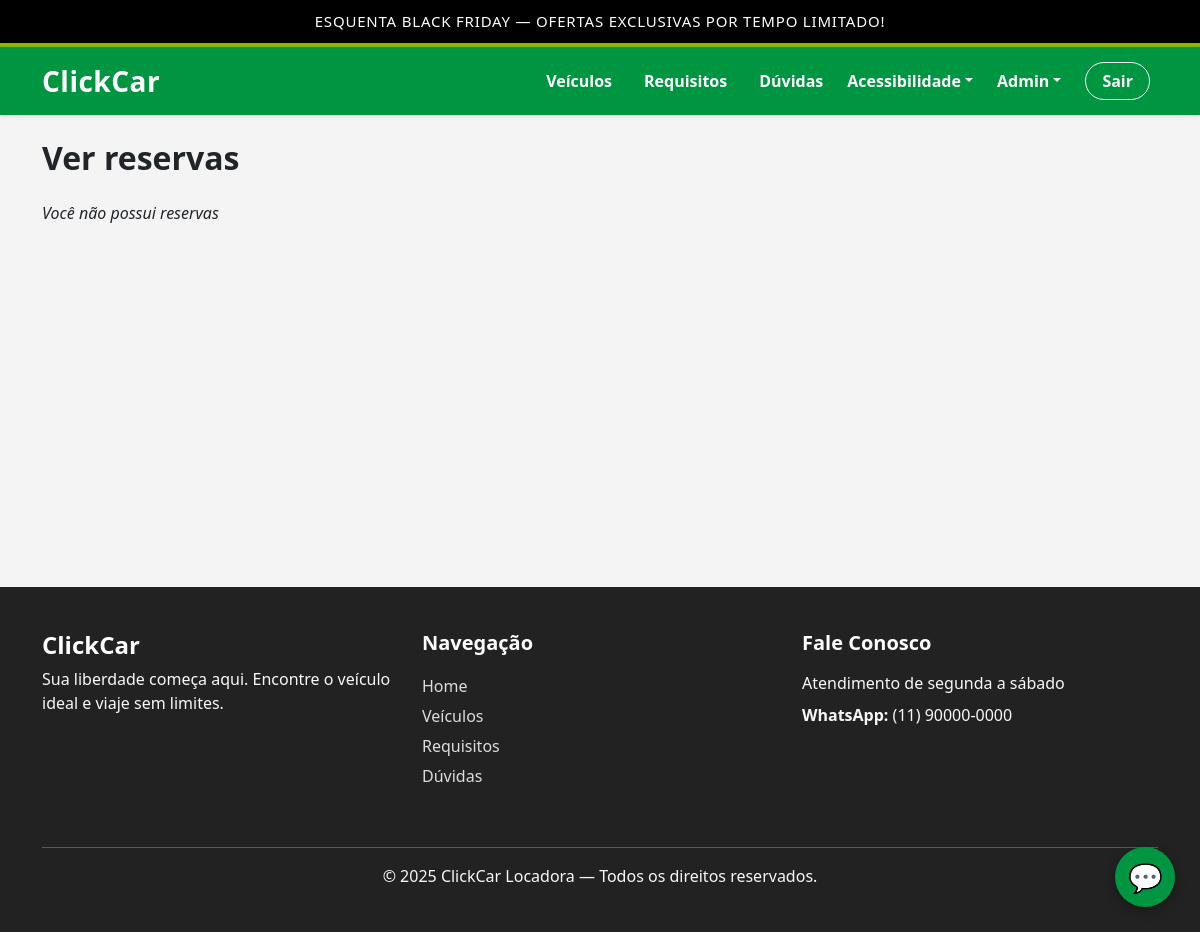
/minhasreservas/1 (signed in), run on an earlier commit of the app's database.
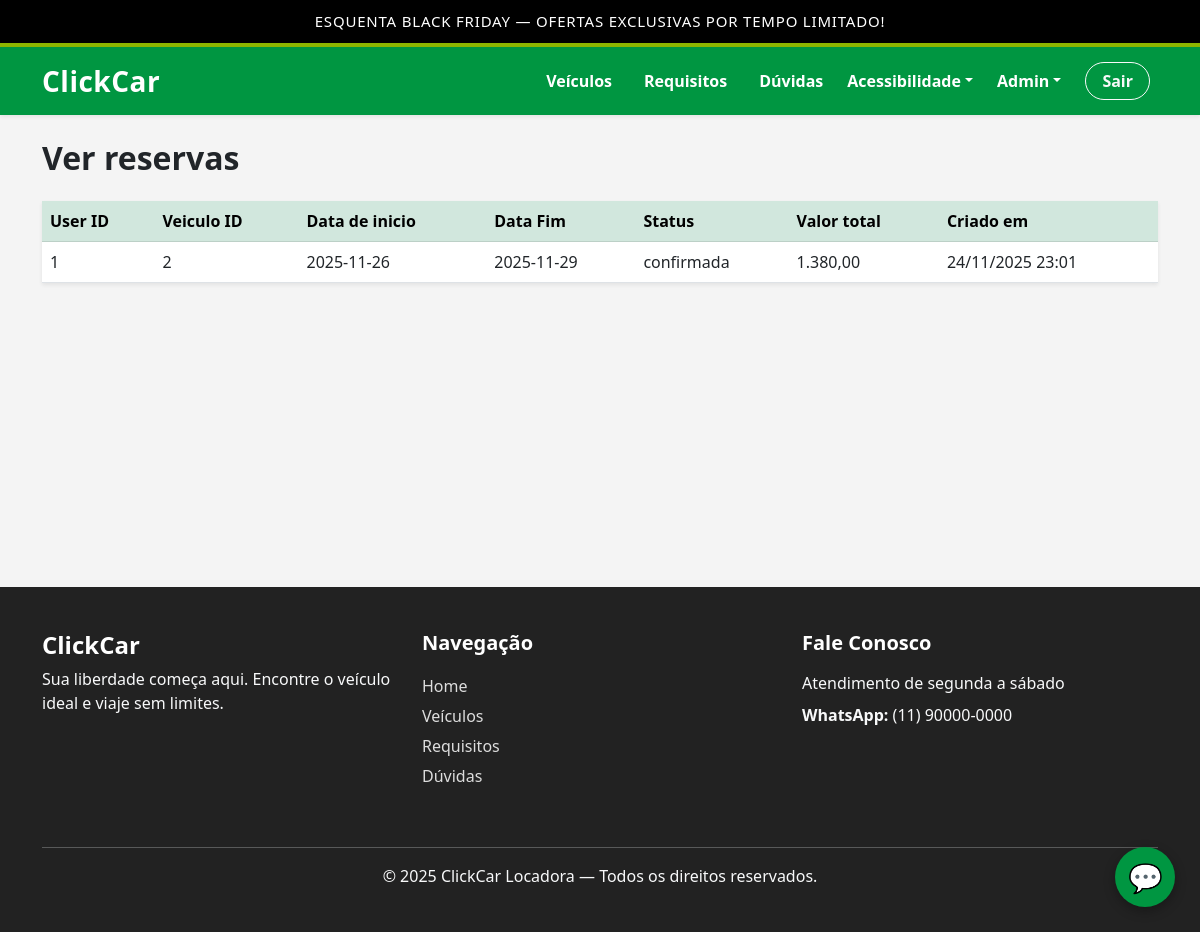
And on a later commit of the database.
### models/models.py (models this page shows)
class Reserva(db.Model):
    __tablename__ = 'reservas'
    id = db.Column(db.Integer, primary_key=True)
    user_id = db.Column(db.Integer, db.ForeignKey(
        'usuarios.id'), nullable=False)
    veiculo_id = db.Column(db.Integer, db.ForeignKey(
        'veiculos.id'), nullable=False)
    data_inicio = db.Column(db.Date, nullable=False)
    data_fim = db.Column(db.Date, nullable=False)
    status = db.Column(db.String(30), default='pendente')
    valor_total = db.Column(db.Float)
    criado_em = db.Column(db.DateTime, default=datetime.utcnow)
    veiculo = db.relationship('Veiculo', backref='reservas')

### controllers/controller.py (the view)
@main.route("/minhasreservas/<int:user_id>")
def customer_rentals(user_id):
    usuario_logado_id = logged_cliente()
    print(usuario_logado_id, user_id)
    if (str(user_id) == usuario_logado_id):
        db = SessionLocal()
        reservas = db.query(Reserva).filter_by(user_id=user_id).all()
        print(reservas)
        return render_template("customer/users_rentals.html", reservas=reservas)
    flash("Você não está autorizado a entrar nessa página", "error")
    return redirect(url_for("main.index"))

### app.py (called while the page is built)
@login_manager.user_loader
def load_user(user_id):
    return Usuario.query.get(int(user_id))

### controllers/controller.py (called while the page is built)
def format_brl(value):
    try:
        number = float(value)
    except:
        return "0,00"
    formatted = f"{number:,.2f}"  # exemplo -> "1,234,567.89"
    inteiro, decimal = formatted.split(".")
    inteiro = inteiro.replace(",", ".")
    return f"{inteiro},{decimal}"

def brl(value):
    return format_brl(value)

def datebr(value):
    return value.strftime('%d/%m/%Y %H:%M')

def logged_cliente():
    return request.cookies.get("cliente_id")

### templates/customer/users_rentals.html (shortened to what this page needs)
{% extends 'base.html' %}
{% block content %}
<h2 class="fw-bold mb-4">Ver reservas</h2>
<table class="table table-hover shadow-sm bg-white">
     {% if reservas %}
    <thead class="table-success">
        <tr>
            <th>User ID</th>
            <th>Veiculo ID</th>
            <th>Data de inicio</th>
            <th>Data Fim</th>
            <th>Status</th>
            <th>Valor total</th>
            <th>Criado em</th>
        </tr>
    </thead>
    <tbody>
        {% for r in reservas %}
        <tr>
            <td>{{ r.user_id }}</td>
            <td>{{ r.veiculo_id }}</td>
            <td>{{ r.data_inicio }}</td>
            <td>{{ r.data_fim }}</td>
            <td>{{ r.status }}</td>
            <td>{{ r.valor_total|brl  }}</td>
            <td>{{ r.criado_em|datebr }}</td>
        </tr>
        {% endfor %}
    </tbody>
    {% else %}
    <p><i>Você não possui reservas</i></p>
    {% endif %}
</table>
{% endblock %}

What changed in the data, as far as the page shows it:
added Reserva: user_id "1", veiculo_id "2", data_inicio "2025-11-26", data_fim "2025-11-29", status "confirmada", valor_total|brl "1.380,00", criado_em "24/11/2025 23:01"
Also different on the page:
text no longer shown: "Você não possui reservas"
text now shown: "User ID Veiculo ID Data de inicio Data Fim Status Valor total Criado em"
